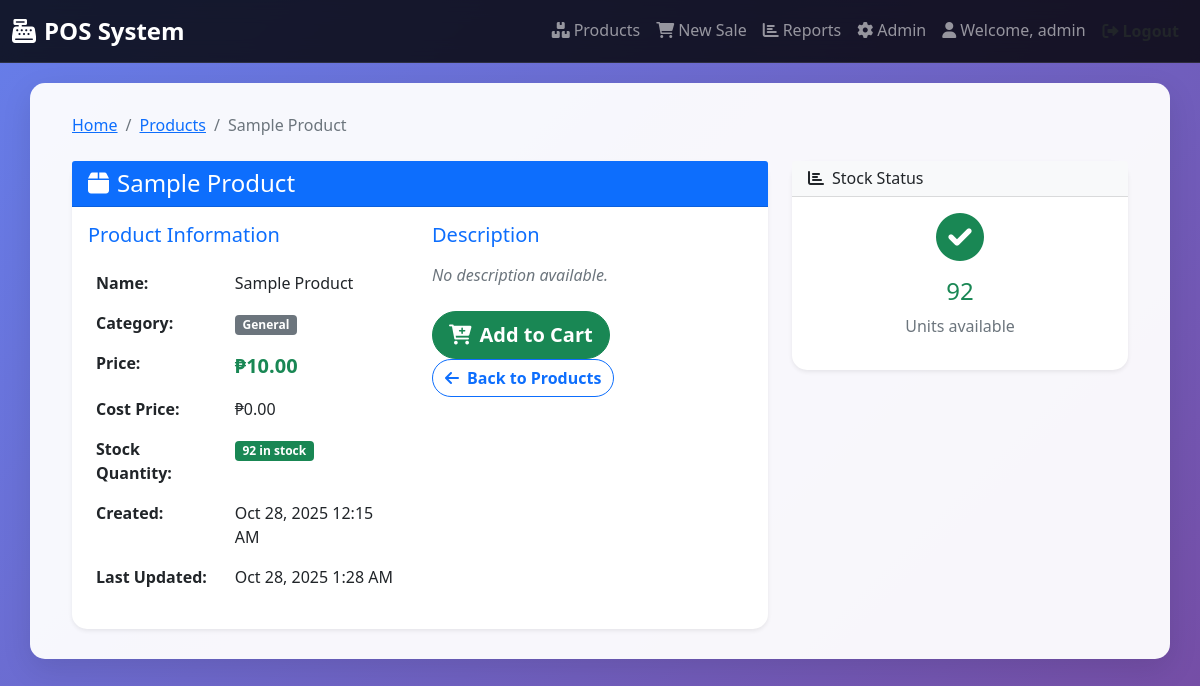
Page /products/1/ (signed in) on the earlier database version.
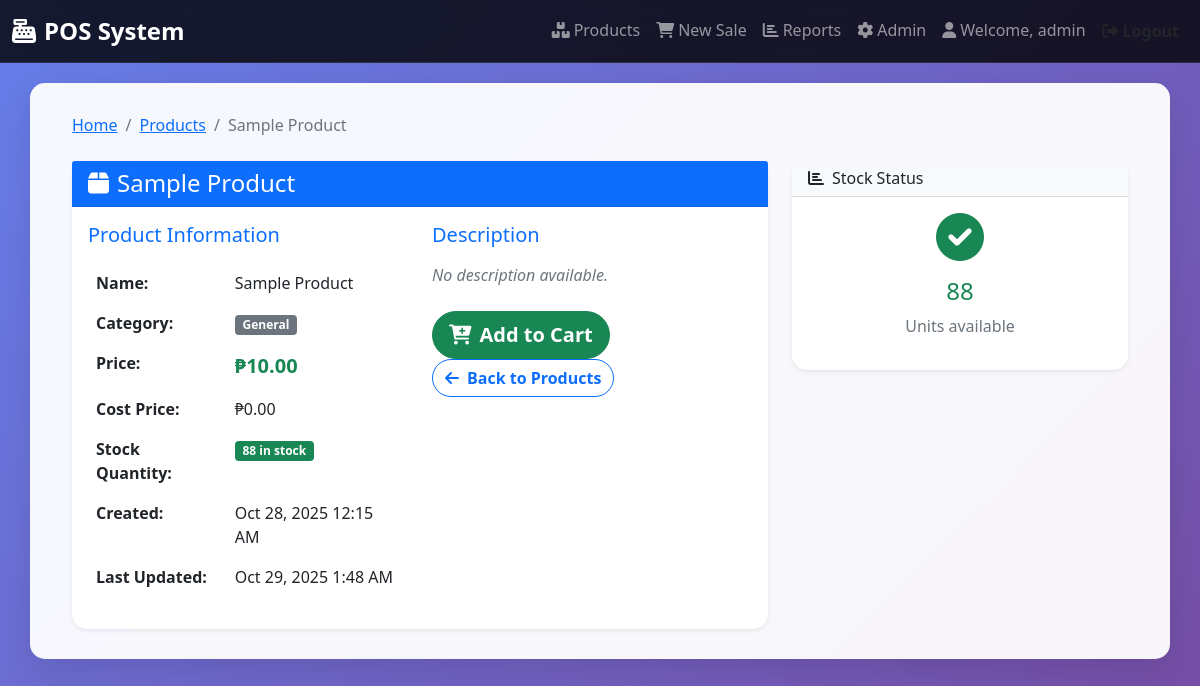
Same page on the later database version.
### pos_app/models.py (models this page shows, shortened)
class Product(models.Model):
    name = models.CharField(max_length=200)
    category = models.ForeignKey(Category, on_delete=models.CASCADE)
    price = models.DecimalField(max_digits=10, decimal_places=2)
    cost_price = models.DecimalField(max_digits=10, decimal_places=2, default=0)
    stock_quantity = models.PositiveIntegerField(default=0)
    barcode = models.CharField(max_length=100, unique=True, blank=True)
    description = models.TextField(blank=True)
    created_at = models.DateTimeField(auto_now_add=True)
    updated_at = models.DateTimeField(auto_now=True)

class Category(models.Model):
    name = models.CharField(max_length=100, unique=True)
    description = models.TextField(blank=True)

### pos_app/views.py (the view)
# urls.py: path('products/<int:pk>/', views.product_detail, name='product_detail'),
@login_required
def product_detail(request, pk):
    product = get_object_or_404(Product, pk=pk)
    return render(request, 'pos_app/product_detail.html', {'product': product})

### pos_app/templates/pos_app/product_detail.html (shortened to what the changed rows need)
{% extends 'pos_app/base.html' %}
{% block content %}
<div class="container-fluid">
    <nav aria-label="breadcrumb" class="mb-4">
        <ol class="breadcrumb">
            <li class="breadcrumb-item"><a href="{% url 'pos_app:home' %}">Home</a></li>
            <li class="breadcrumb-item"><a href="{% url 'pos_app:product_list' %}">Products</a></li>
            <li class="breadcrumb-item active" aria-current="page">{{ product.name }}</li>
        </ol>
    </nav>
    <div class="row">
        <div class="col-lg-8">
            <div class="card shadow-sm">
                <div class="card-header bg-primary text-white">
                    <h4 class="card-title mb-0">
                        <i class="fas fa-box me-2"></i>{{ product.name }}
                    </h4>
                </div>
                <div class="card-body">
                    <div class="row">
                        <div class="col-md-6">
                            <table class="table table-borderless">
                                <tr>
                                    <td class="fw-bold">Name:</td>
                                    <td>{{ product.name }}</td>
                                </tr>
                                <tr>
                                    <td>
                                        <span class="badge bg-secondary">{{ product.category.name }}</span>
                                    </td>
                                </tr>
                                <tr>
                                    <td class="fw-bold">Price:</td>
                                    <td class="text-success fw-bold fs-5">₱{{ product.price }}</td>
                                </tr>
                                <tr>
                                    <td class="fw-bold">Cost Price:</td>
                                    <td>₱{{ product.cost_price }}</td>
                                </tr>
                                <tr>
                                    <td>
                                        {% if product.stock_quantity == 0 %}
                                            <span class="badge bg-danger">Out of Stock</span>
                                        {% elif product.stock_quantity < 10 %}
                                            <span class="badge bg-warning text-dark">Low Stock ({{ product.stock_quantity }})</span>
                                        {% else %}
                                            <span class="badge bg-success">{{ product.stock_quantity }} in stock</span>
                                        {% endif %}
                                    </td>
                                </tr>
                                <tr>
                                    <td class="fw-bold">Created:</td>
                                    <td>{{ product.created_at|date:"M j, Y g:i A" }}</td>
                                </tr>
                                <tr>
                                    <td class="fw-bold">Last Updated:</td>
                                    <td>{{ product.updated_at|date:"M j, Y g:i A" }}</td>
                                </tr>
                            </table>
                        </div>
                    </div>
                </div>
            </div>
        </div>
        <div class="col-lg-4">
            <div class="card shadow-sm mb-3">
                <div class="card-body text-center">
                    <div class="mb-3">
                        {% if product.stock_quantity == 0 %}
                            <i class="fas fa-times-circle fa-3x text-danger mb-3"></i>
                            <h4 class="text-danger">Out of Stock</h4>
                        {% elif product.stock_quantity < 10 %}
                            <i class="fas fa-exclamation-triangle fa-3x text-warning mb-3"></i>
                            <h4 class="text-warning">{{ product.stock_quantity }}</h4>
                            <p class="text-muted">Low stock warning</p>
                        {% else %}
                            <i class="fas fa-check-circle fa-3x text-success mb-3"></i>
                            <h4 class="text-success">{{ product.stock_quantity }}</h4>
                            <p class="text-muted">Units available</p>
                        {% endif %}
                    </div>
                </div>
            </div>
        </div>
    </div>
</div>
{% endblock %}

Differences in the rows shown:
changed Product "Sample Product": stock_quantity "92" → "88"; updated_at "Oct 28, 2025 1:28 AM" → "Oct 29, 2025 1:48 AM"
